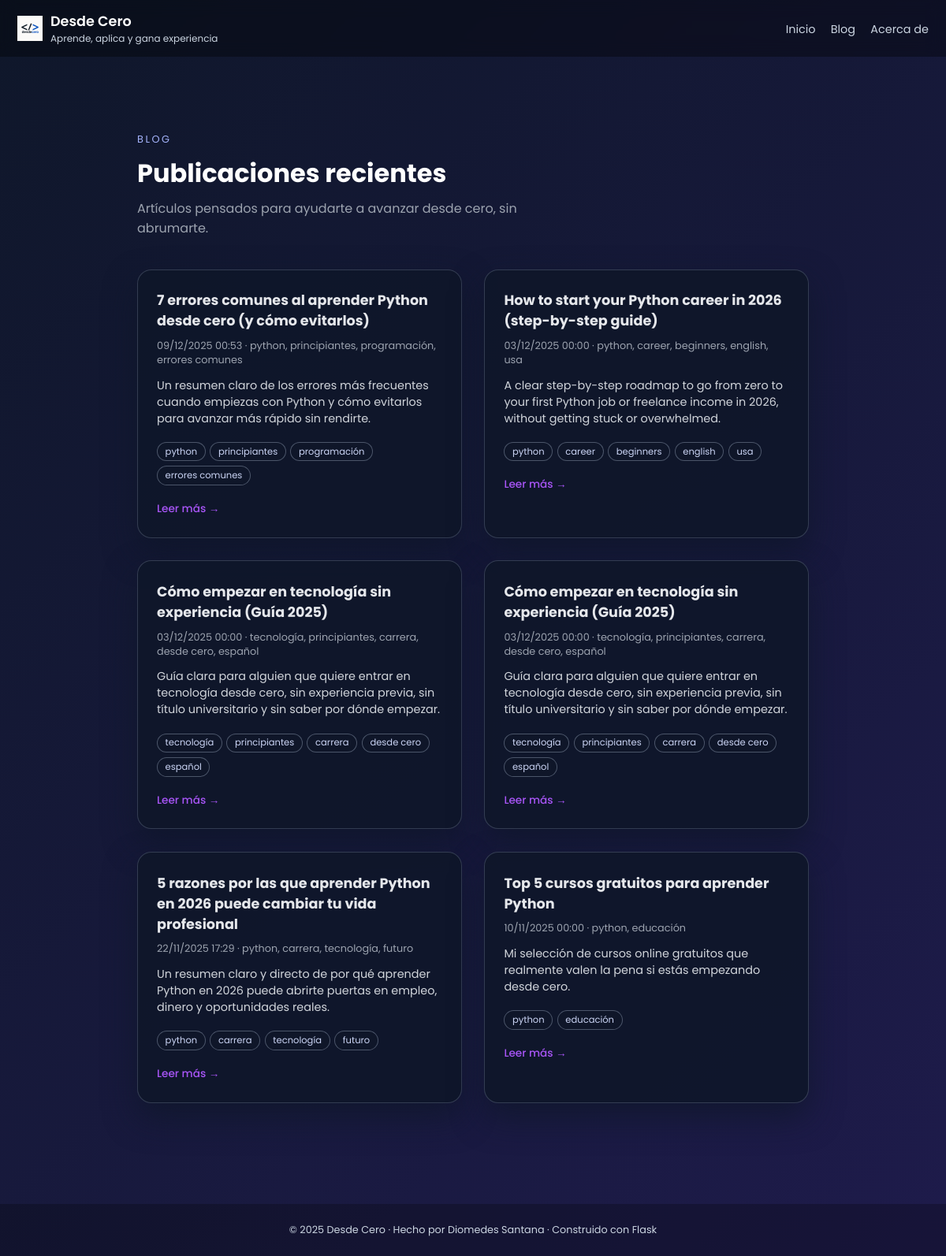
/blog, run on an earlier commit of the app's database.
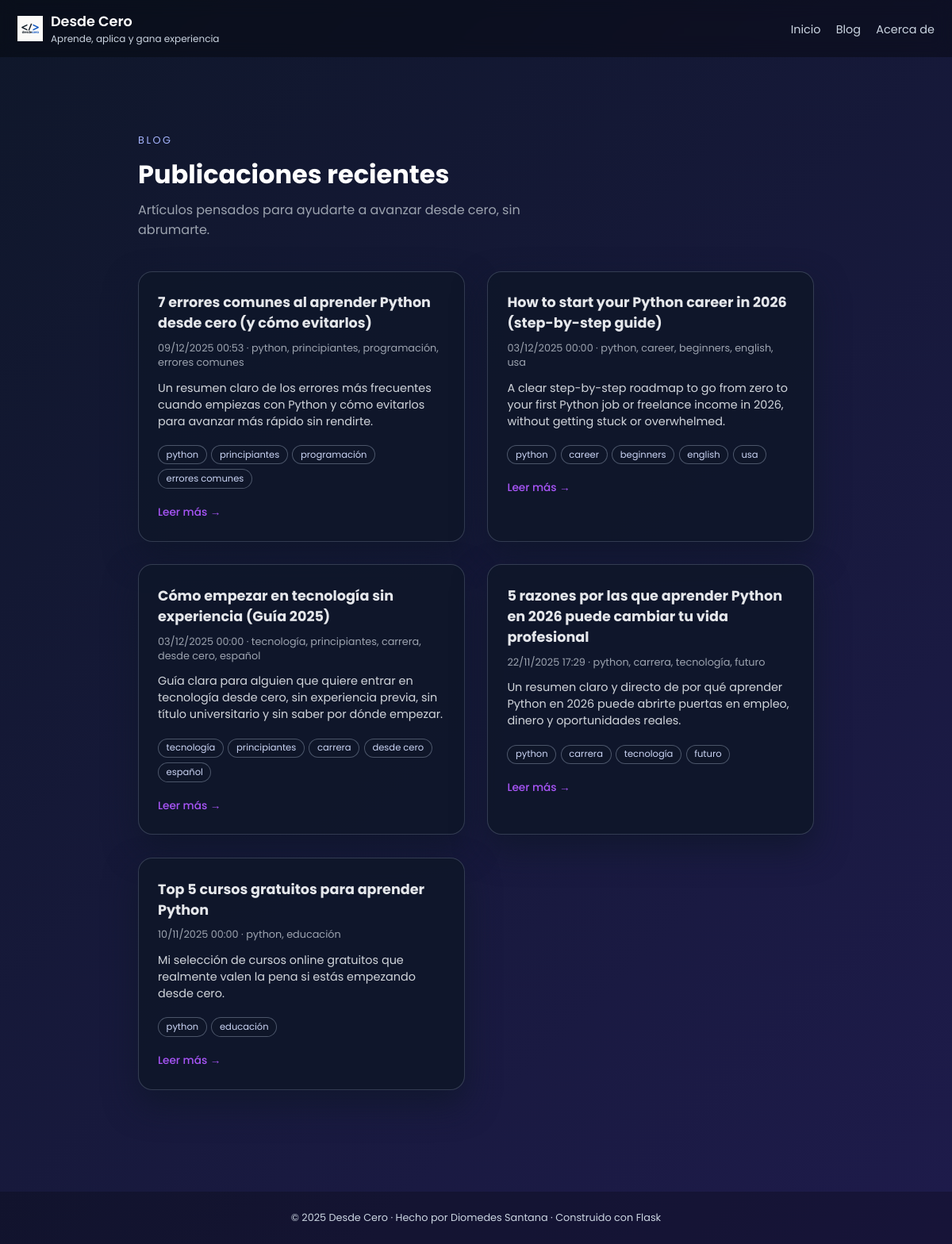
And on a later commit of the database.
### tables this page shows
CREATE TABLE posts (
            id      INTEGER PRIMARY KEY AUTOINCREMENT,
            title   TEXT NOT NULL,
            slug    TEXT NOT NULL UNIQUE,
            date    TEXT NOT NULL,      -- formato ISO 'YYYY-MM-DD HH:MM:SS'
            tags    TEXT,
            excerpt TEXT,
            content TEXT NOT NULL
        );

### main.py (the view)
@app.route("/blog")
def blog_list():
    posts = get_all_posts()
    return render_template("blog_list.html", posts=posts)

### main.py (called while the page is built)
def get_conn():
    conn = sqlite3.connect(DB_PATH)
    conn.row_factory = sqlite3.Row  # permite acceder por nombre de columna
    return conn

def get_all_posts():
    conn = get_conn()
    cur = conn.cursor()
    cur.execute("SELECT * FROM posts ORDER BY date DESC")
    rows = cur.fetchall()
    conn.close()
    return rows

@app.template_filter("fecha")
def formato_fecha(value):
    try:
        if isinstance(value, str):
            dt = datetime.strptime(value, "%Y-%m-%d %H:%M:%S")
        else:
            dt = value
        return dt.strftime("%d/%m/%Y %H:%M")
    except Exception:
        return value

@app.context_processor
def inject_globals():
    now = datetime.utcnow()
    return {
        "now": now,
        "current_year": now.year,
        "site_name": "Desde Cero",
    }

### templates/blog_list.html (shortened to what this page needs)
{% extends "base.html" %}
{% block content %}
<div class="blog-wrapper">
  <header class="blog-header">
    <div class="blog-kicker">BLOG</div>
    <h1 class="blog-title">Publicaciones recientes</h1>
    <p class="blog-subtitle">
      Artículos pensados para ayudarte a avanzar desde cero, sin abrumarte.
    </p>
  </header>
  {% if posts %}
    <div class="blog-grid">
      {% for post in posts %}
        <article class="blog-card">
          <h2 class="blog-card-title">
            <a href="{{ url_for('post_detail', slug=post['slug']) }}">
              {{ post['title'] }}
            </a>
          </h2>
          <div class="blog-meta">
            {{ post['date']|fecha }}
            {% if post['tags'] %}
              ·
              <span>
                {{ post['tags'] }}
              </span>
            {% endif %}
          </div>
          {% if post['excerpt'] %}
            <p class="blog-excerpt">
              {{ post['excerpt'] }}
            </p>
          {% endif %}
          {% if post['tags'] %}
            <div class="blog-tags">
              {% for tag in post['tags'].split(',') %}
                <span class="blog-tag-pill">
                  {{ tag.strip() }}
                </span>
              {% endfor %}
            </div>
          {% endif %}
          <div class="blog-readmore">
            <a href="{{ url_for('post_detail', slug=post['slug']) }}">
              Leer más →
            </a>
          </div>
        </article>
      {% endfor %}
    </div>
  {% else %}
    <p class="blog-empty">
      Todavía no hay publicaciones en el blog. Muy pronto empezaré a compartir artículos
      sobre Python, proyectos reales y carrera profesional.
    </p>
  {% endif %}
</div>
{% endblock %}

### templates/base.html (shortened to what this page needs)
<!doctype html>
<html lang="es">
<head>
</head>
<body>
<header class="navbar">
    <a href="{{ url_for('home') }}" class="brand">
        <img src="{{ url_for('static', filename='logo.png') }}" alt="Logo">
        <div>
            <div class="brand-title">Desde Cero</div>
            <div class="brand-sub">Aprende, aplica y gana experiencia</div>
        </div>
    </a>
    <nav class="nav-links">
        <a href="{{ url_for('home') }}" class="{% if active_page == 'home' %}nav-active{% endif %}">Inicio</a>
        <a href="{{ url_for('blog_list') }}" class="{% if active_page == 'blog' %}nav-active{% endif %}">Blog</a>
        <a href="{{ url_for('about') }}" class="{% if active_page == 'about' %}nav-active{% endif %}">Acerca de</a>
    </nav>
</header>
<main class="page">
    {% block content %}{% endblock %}
</main>
<footer>
    © 2025 Desde Cero · Hecho por Diomedes Santana · Construido con Flask
</footer>
</body>
</html>

### templates/base.html (style rules this page uses)
body { margin: 0; font-family: "Poppins", sans-serif; background: linear-gradient(135deg, #0f172a, #1e1b4b); color: white; }
.navbar { background: rgba(0,0,0,0.35); padding: 14px 22px; display: flex; align-items: center; justify-content: space-between; position: sticky; top: 0; backdrop-filter: blur(10px); }
.brand { display: flex; align-items: center; gap: 10px; text-decoration: none; }
.brand img { width: 32px; height: 32px; object-fit: contain; }
.brand-title { font-size: 1.1rem; font-weight: 600; color: #fff; }
.brand-sub { font-size: 0.75rem; color: #cbd5e1; }
.nav-links a { text-decoration: none; color: #cbd5e1; margin-left: 15px; font-size: 0.9rem; }
.page { max-width: 900px; margin: 2.5rem auto; padding: 0 1rem; }
footer { margin-top: 3rem; padding: 1.5rem; background: rgba(0,0,0,0.25); text-align: center; font-size: 0.8rem; color: #cbd5e1; }

### templates/blog_list.html (style rules this page uses)
.blog-wrapper { max-width: 1100px; margin: 0 auto; padding: 3.5rem 1.5rem 5rem; }
.blog-header { margin-bottom: 2.5rem; }
.blog-kicker { font-size: 0.8rem; letter-spacing: 0.2em; text-transform: uppercase; color: #a5b4fc; margin-bottom: 0.6rem; }
.blog-title { font-size: 2rem; margin: 0 0 0.5rem; }
.blog-subtitle { color: #9ca3af; max-width: 32rem; margin: 0; }
.blog-grid { display: grid; gap: 1.8rem; }
@media (min-width: 900px) { .blog-grid { grid-template-columns: repeat(2, minmax(0, 1fr)); } }
.blog-card { background: rgba(15, 23, 42, 0.9); border-radius: 18px; padding: 1.6rem 1.5rem 1.55rem; border: 1px solid rgba(148, 163, 184, 0.28); box-shadow: 0 18px 40px rgba(15, 23, 42, 0.75); display: flex; flex-direction: column; gap: 0.6rem; }
.blog-card-title { font-size: 1.1rem; margin: 0; }
.blog-card-title a { color: #e5e7eb; text-decoration: none; }
.blog-meta { font-size: 0.8rem; color: #9ca3af; }
.blog-tags { display: flex; flex-wrap: wrap; gap: 0.35rem; margin-top: 0.2rem; }
.blog-tag-pill { font-size: 0.72rem; padding: 0.18rem 0.6rem; border-radius: 999px; border: 1px solid rgba(148, 163, 184, 0.45); color: #cbd5f5; background: rgba(15, 23, 42, 0.8); }
.blog-excerpt { font-size: 0.9rem; color: #d1d5db; margin: 0.2rem 0 0.4rem; }
.blog-readmore { margin-top: 0.4rem; }
.blog-readmore a { font-size: 0.85rem; text-decoration: none; color: #a855f7; font-weight: 500; }

What changed in the data, as far as the page shows it:
removed posts: title "Cómo empezar en tecnología sin experiencia (Guía 2025)", date|fecha "03/12/2025 00:00", tags "tecnología, principiantes, carrera, desde cero, español", excerpt "Guía clara para alguien que quiere entrar en tecnología desde cero, sin experiencia previa, sin título universitario y sin saber por dónde empezar.", strip "tecnología" "principiantes" "carrera" "desde cero" "español"
